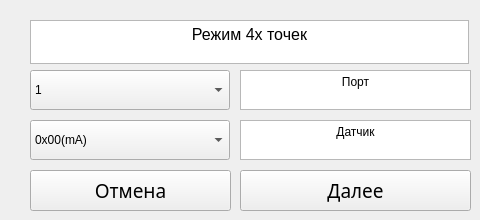
                 <widget class="QWidget" name="page_22">
                  <widget class="QComboBox" name="comboBox_10">
                   <property name="geometry">
                    <rect>
                     <x>30</x>
                     <y>70</y>
                     <width>200</width>
                     <height>40</height>
                    </rect>
                   </property>
                   <property name="sizePolicy">
                    <sizepolicy hsizetype="Expanding" vsizetype="Fixed">
                     <horstretch>0</horstretch>
                     <verstretch>0</verstretch>
                    </sizepolicy>
                   </property>
                   <property name="minimumSize">
                    <size>
                     <width>200</width>
                     <height>40</height>
                    </size>
                   </property>
                   <property name="layoutDirection">
                    <enum>Qt::LayoutDirection::LeftToRight</enum>
                   </property>
                   <item>
                    <property name="text">
                     <string>1</string>
                    </property>
                   </item>
                   <item>
                    <property name="text">
                     <string>2</string>
                    </property>
                   </item>
                   <item>
                    <property name="text">
                     <string>3</string>
                    </property>
                   </item>
                   <item>
                    <property name="text">
                     <string>4</string>
                    </property>
                   </item>
                   <item>
                    <property name="text">
                     <string>5</string>
                    </property>
                   </item>
                   <item>
                    <property name="text">
                     <string>6</string>
                    </property>
                   </item>
                   <item>
                    <property name="text">
                     <string>7</string>
                    </property>
                   </item>
                   <item>
                    <property name="text">
                     <string>8</string>
                    </property>
                   </item>
                  </widget>
                  <widget class="QTextBrowser" name="textBrowser_101">
                   <property name="geometry">
                    <rect>
                     <x>240</x>
                     <y>70</y>
                     <width>231</width>
                     <height>40</height>
                    </rect>
                   </property>
                   <property name="sizePolicy">
                    <sizepolicy hsizetype="Minimum" vsizetype="Expanding">
                     <horstretch>0</horstretch>
                     <verstretch>0</verstretch>
                    </sizepolicy>
                   </property>
                   <property name="minimumSize">
                    <size>
                     <width>97</width>
                     <height>0</height>
                    </size>
                   </property>
                   <property name="maximumSize">
                    <size>
                     <width>16777215</width>
                     <height>40</height>
                    </size>
                   </property>
                   <property name="html">
                    <string>&lt;!DOCTYPE HTML PUBLIC &quot;-//W3C//DTD HTML 4.0//EN&quot; &quot;http://www.w3.org/TR/REC-html40/strict.dtd&quot;&gt;
&lt;html&gt;&lt;head&gt;&lt;meta name=&quot;qrichtext&quot; content=&quot;1&quot; /&gt;&lt;meta charset=&quot;utf-8&quot; /&gt;&lt;style type=&quot;text/css&quot;&gt;
p, li { white-space: pre-wrap; }
hr { height: 1px; border-width: 0; }
li.unchecked::marker { content: &quot;\2610&quot;; }
li.checked::marker { content: &quot;\2612&quot;; }
&lt;/style&gt;&lt;/head&gt;&lt;body style=&quot; font-family:'Noto Sans SC'; font-size:9pt; font-weight:400; font-style:normal;&quot;&gt;
&lt;p align=&quot;center&quot; style=&quot; margin-top:0px; margin-bottom:0px; margin-left:0px; margin-right:0px; -qt-block-indent:0; text-indent:0px;&quot;&gt;Порт&lt;/p&gt;&lt;/body&gt;&lt;/html&gt;</string>
                   </property>
                  </widget>
                  <widget class="QTextBrowser" name="textBrowser_102">
                   <property name="geometry">
                    <rect>
                     <x>30</x>
                     <y>20</y>
                     <width>439</width>
                     <height>44</height>
                    </rect>
                   </property>
                   <property name="sizePolicy">
                    <sizepolicy hsizetype="Minimum" vsizetype="Expanding">
                     <horstretch>0</horstretch>
                     <verstretch>0</verstretch>
                    </sizepolicy>
                   </property>
                   <property name="minimumSize">
                    <size>
                     <width>97</width>
                     <height>44</height>
                    </size>
                   </property>
                   <property name="maximumSize">
                    <size>
                     <width>16777215</width>
                     <height>40</height>
                    </size>
                   </property>
                   <property name="verticalScrollBarPolicy">
                    <enum>Qt::ScrollBarPolicy::ScrollBarAlwaysOff</enum>
                   </property>
                   <property name="horizontalScrollBarPolicy">
                    <enum>Qt::ScrollBarPolicy::ScrollBarAlwaysOff</enum>
                   </property>
                   <property name="html">
                    <string>&lt;!DOCTYPE HTML PUBLIC &quot;-//W3C//DTD HTML 4.0//EN&quot; &quot;http://www.w3.org/TR/REC-html40/strict.dtd&quot;&gt;
&lt;html&gt;&lt;head&gt;&lt;meta name=&quot;qrichtext&quot; content=&quot;1&quot; /&gt;&lt;meta charset=&quot;utf-8&quot; /&gt;&lt;style type=&quot;text/css&quot;&gt;
p, li { white-space: pre-wrap; }
hr { height: 1px; border-width: 0; }
li.unchecked::marker { content: &quot;\2610&quot;; }
li.checked::marker { content: &quot;\2612&quot;; }
&lt;/style&gt;&lt;/head&gt;&lt;body style=&quot; font-family:'Noto Sans SC'; font-size:9pt; font-weight:400; font-style:normal;&quot;&gt;
&lt;p align=&quot;center&quot; style=&quot; margin-top:0px; margin-bottom:0px; margin-left:0px; margin-right:0px; -qt-block-indent:0; text-indent:0px;&quot;&gt;&lt;span style=&quot; font-size:12pt;&quot;&gt;Режим 4х точек&lt;/span&gt;&lt;/p&gt;
&lt;p align=&quot;center&quot; style=&quot;-qt-paragraph-type:empty; margin-top:0px; margin-bottom:0px; margin-left:0px; margin-right:0px; -qt-block-indent:0; text-indent:0px; font-size:12pt;&quot;&gt;&lt;br /&gt;&lt;/p&gt;&lt;/body&gt;&lt;/html&gt;</string>
                   </property>
                  </widget>
                  <widget class="QPushButton" name="pushButton_24">
                   <property name="geometry">
                    <rect>
                     <x>240</x>
                     <y>170</y>
                     <width>231</width>
                     <height>41</height>
                    </rect>
                   </property>
                   <property name="font">
                    <font>
                     <family>Noto Sans SC</family>
                     <pointsize>14</pointsize>
                    </font>
                   </property>
                   <property name="text">
                    <string>Далее</string>
                   </property>
                  </widget>
                  <widget class="QPushButton" name="pushButton_25">
                   <property name="geometry">
                    <rect>
                     <x>30</x>
                     <y>170</y>
                     <width>201</width>
                     <height>41</height>
                    </rect>
                   </property>
                   <property name="font">
                    <font>
                     <family>Noto Sans SC</family>
                     <pointsize>14</pointsize>
                    </font>
                   </property>
                   <property name="text">
                    <string>Отмена</string>
                   </property>
                  </widget>
                  <widget class="QTextBrowser" name="textBrowser_103">
                   <property name="geometry">
                    <rect>
                     <x>240</x>
                     <y>120</y>
                     <width>231</width>
                     <height>40</height>
                    </rect>
                   </property>
                   <property name="sizePolicy">
                    <sizepolicy hsizetype="Minimum" vsizetype="Expanding">
                     <horstretch>0</horstretch>
                     <verstretch>0</verstretch>
                    </sizepolicy>
                   </property>
                   <property name="minimumSize">
                    <size>
                     <width>97</width>
                     <height>0</height>
                    </size>
                   </property>
                   <property name="maximumSize">
                    <size>
                     <width>16777215</width>
                     <height>40</height>
                    </size>
                   </property>
                   <property name="html">
                    <string>&lt;!DOCTYPE HTML PUBLIC &quot;-//W3C//DTD HTML 4.0//EN&quot; &quot;http://www.w3.org/TR/REC-html40/strict.dtd&quot;&gt;
&lt;html&gt;&lt;head&gt;&lt;meta name=&quot;qrichtext&quot; content=&quot;1&quot; /&gt;&lt;meta charset=&quot;utf-8&quot; /&gt;&lt;style type=&quot;text/css&quot;&gt;
p, li { white-space: pre-wrap; }
hr { height: 1px; border-width: 0; }
li.unchecked::marker { content: &quot;\2610&quot;; }
li.checked::marker { content: &quot;\2612&quot;; }
&lt;/style&gt;&lt;/head&gt;&lt;body style=&quot; font-family:'Noto Sans SC'; font-size:9pt; font-weight:400; font-style:normal;&quot;&gt;
&lt;p align=&quot;center&quot; style=&quot; margin-top:0px; margin-bottom:0px; margin-left:0px; margin-right:0px; -qt-block-indent:0; text-indent:0px;&quot;&gt;Датчик&lt;/p&gt;&lt;/body&gt;&lt;/html&gt;</string>
                   </property>
                  </widget>
                  <widget class="QComboBox" name="comboBox_12">
                   <property name="geometry">
                    <rect>
                     <x>30</x>
                     <y>120</y>
                     <width>200</width>
                     <height>40</height>
                    </rect>
                   </property>
                   <property name="sizePolicy">
                    <sizepolicy hsizetype="Expanding" vsizetype="Fixed">
                     <horstretch>0</horstretch>
                     <verstretch>0</verstretch>
                    </sizepolicy>
                   </property>
                   <property name="minimumSize">
                    <size>
                     <width>200</width>
                     <height>40</height>
                    </size>
                   </property>
                   <property name="layoutDirection">
                    <enum>Qt::LayoutDirection::LeftToRight</enum>
                   </property>
                   <item>
                    <property name="text">
                     <string>0x00(mA)</string>
                    </property>
                   </item>
                   <item>
                    <property name="text">
                     <string>0x01(N)</string>
                    </property>
                   </item>
                   <item>
                    <property name="text">
                     <string>0x02(t)</string>
                    </property>
                   </item>
                   <item>
                    <property name="text">
                     <string>0x04(V)</string>
                    </property>
                   </item>
                  </widget>
                 </widget>
